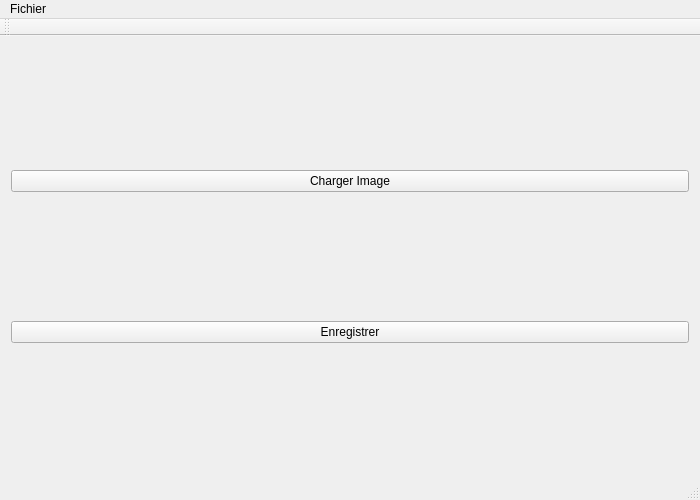
<?xml version="1.0" encoding="UTF-8"?>
<ui version="4.0">
 <class>MainWindow</class>
 <widget class="QMainWindow" name="MainWindow">
  <property name="geometry">
   <rect>
    <x>0</x>
    <y>0</y>
    <width>700</width>
    <height>500</height>
   </rect>
  </property>
  <property name="windowTitle">
   <string>MainWindow</string>
  </property>
  <widget class="QWidget" name="centralWidget">
   <layout class="QHBoxLayout" name="horizontalLayout">
    <item>
     <layout class="QVBoxLayout" name="gauche"/>
    </item>
    <item>
     <layout class="QVBoxLayout" name="droite">
      <item>
       <widget class="QPushButton" name="chargerImage">
        <property name="text">
         <string>Charger Image</string>
        </property>
       </widget>
      </item>
      <item>
       <widget class="QPushButton" name="bouttonEnregistrer">
        <property name="text">
         <string>Enregistrer</string>
        </property>
       </widget>
      </item>
     </layout>
    </item>
   </layout>
  </widget>
  <widget class="QMenuBar" name="menuBar">
   <property name="geometry">
    <rect>
     <x>0</x>
     <y>0</y>
     <width>700</width>
     <height>25</height>
    </rect>
   </property>
   <widget class="QMenu" name="menuFichier">
    <property name="title">
     <string>Fichier</string>
    </property>
    <addaction name="actionPrendre_une_image"/>
   </widget>
   <addaction name="menuFichier"/>
  </widget>
  <widget class="QToolBar" name="mainToolBar">
   <attribute name="toolBarArea">
    <enum>TopToolBarArea</enum>
   </attribute>
   <attribute name="toolBarBreak">
    <bool>false</bool>
   </attribute>
  </widget>
  <widget class="QStatusBar" name="statusBar"/>
  <action name="actionPrendre_une_image">
   <property name="text">
    <string>Prendre une image</string>
   </property>
   <property name="shortcut">
    <string>Space</string>
   </property>
  </action>
 </widget>
 <layoutdefault spacing="6" margin="11"/>
 <resources/>
 <connections/>
</ui>
